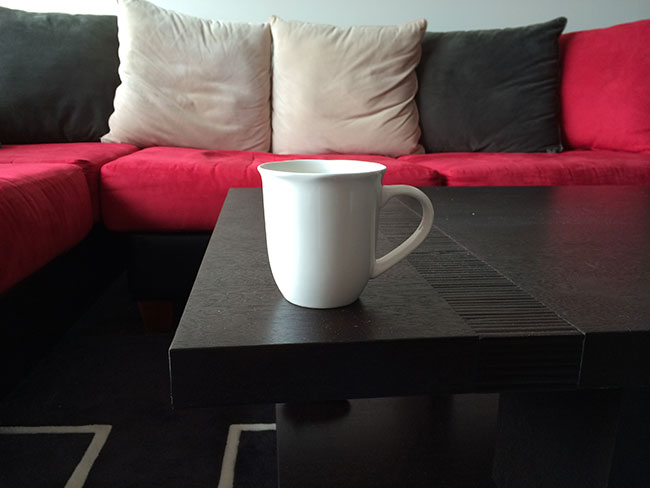
#> input picture 04-object-detection/01-template-matching/data/source_01.jpg, 650 x 488 px
$ python 01-otsu-thresholding.py --input ../../04-object-detection/01-template-matching/data/source_01.jpg
#> lines starting #> are read from the running program, lines starting #| are printed output that depends on the picture; after the words box and inside, x2 and y2 are one past the last pixel; in counts of white or black regions, pixels touching at a corner belong together
## Set up session:
import argparse

import numpy as np
import cv2

if __name__ == '__main__':
    # Parse command-line arguments:
    parser = argparse.ArgumentParser()
    parser.add_argument(
        "-i", "--input",
        type=str,
        required=True,
        help="Path to input image."
    )
    args = vars(parser.parse_args())

    # Read and format:
    image_original = cv2.imread(args["input"])
#> image_original is the input picture: shape (488, 650, 3); mean B, G, R 64.3, 63.3, 82.3
    image_grayscale = cv2.cvtColor(image_original, cv2.COLOR_BGR2GRAY)
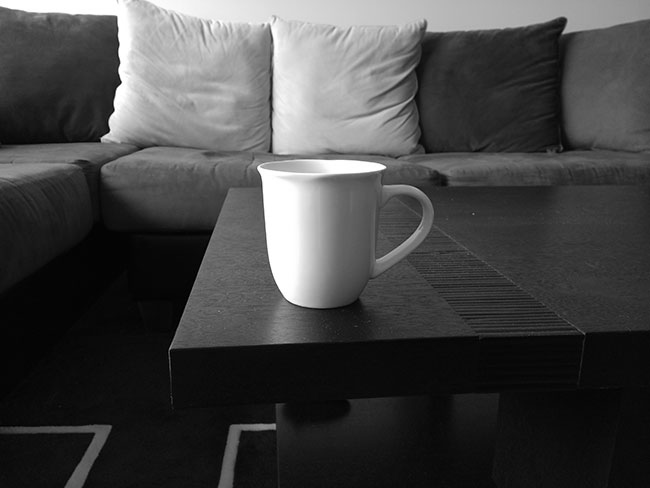
#> image_grayscale: shape (488, 650); min 0, max 255, mean 69.1
    image_smoothed = cv2.GaussianBlur(image_grayscale, (5, 5), sigmaX=0, sigmaY=0)
    # Display original image:
    cv2.imshow("Input", image_original)
    cv2.waitKey(0)

    # Otsu's method--ptimal thresholding for bi-moddal intensity histogram:
    (T, image_binary) = cv2.threshold(
        image_smoothed,
        0,
        255,
        cv2.THRESH_BINARY_INV | cv2.THRESH_OTSU
    )
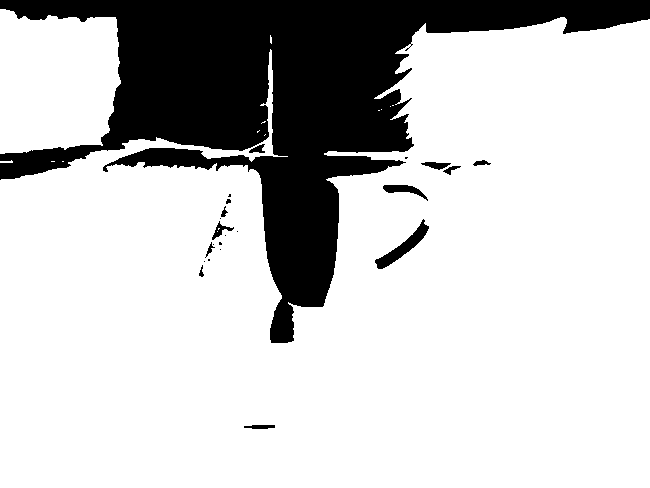
#> image_binary: shape (488, 650); 78.3% white; 23 black regions (11 under 20 px), largest, box (x1, y1, x2, y2) and area: (0, 0, 650, 343) 67253, (375, 219, 429, 269) 680, (383, 185, 428, 201) 280
#> T = 108
    kernel_close = cv2.getStructuringElement(
        cv2.MORPH_RECT,
        (7, 7)
    )
    image_closed = cv2.morphologyEx(
        image_binary,
        cv2.MORPH_CLOSE,
        kernel_close
    )
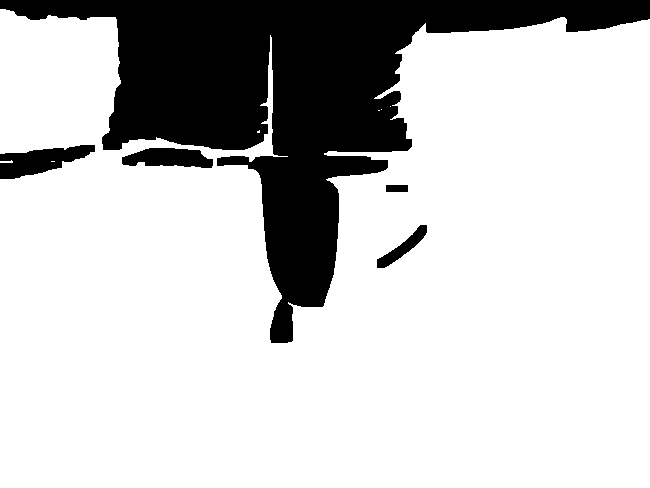
#> image_closed: shape (488, 650); 78.8% white; 5 black regions, box (x1, y1, x2, y2) and area: (0, 0, 650, 343) 63323, (0, 145, 95, 179) 1811, (122, 148, 213, 168) 1338, (377, 225, 427, 268) 641, (386, 185, 408, 192) 154

    cv2.imshow("Mask: Otsu @ {}".format(T), image_closed)
    cv2.waitKey(0)

    image_segmented = cv2.bitwise_and(
        image_original, image_original, mask = image_closed
    )
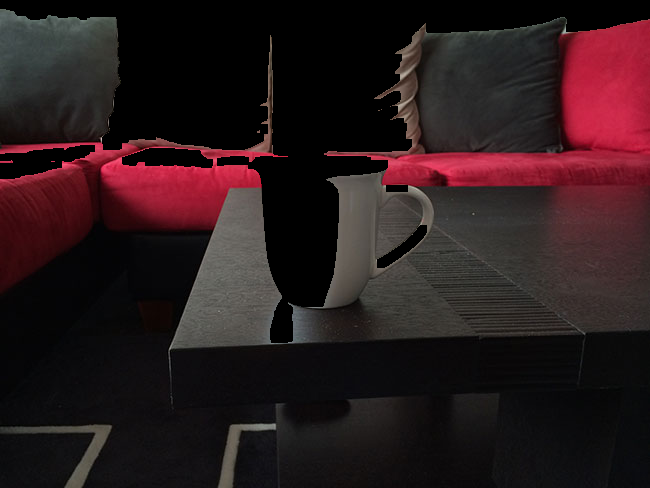
#> image_segmented: shape (488, 650, 3); mean B, G, R 27.8, 25.6, 42.1

    cv2.imshow("Segmented", image_segmented)
    cv2.waitKey(0)

$ run again, on 04-object-detection/01-template-matching/data/source_03.jpg
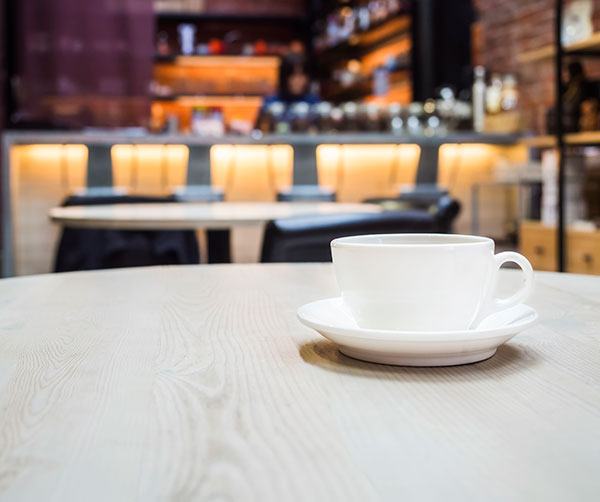
#> input picture 04-object-detection/01-template-matching/data/source_03.jpg, 600 x 502 px
#> image_original is the input picture: shape (502, 600, 3); mean B, G, R 146, 153.4, 166.8
#> `(T, image_binary) = cv2.threshold( image_smoothed, 0, 255, cv2.THRESH_..`:
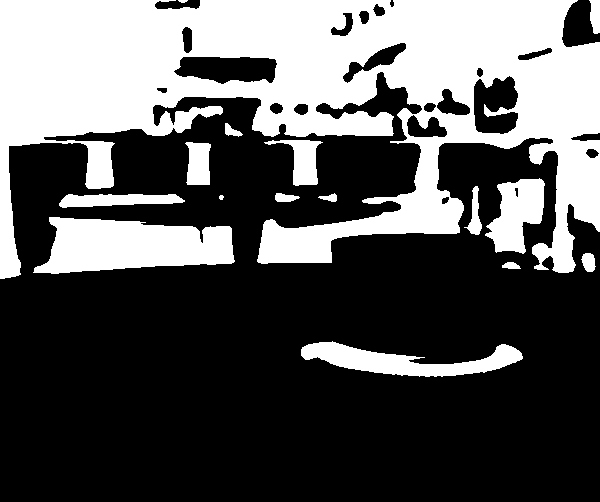
#> image_binary: shape (502, 600); 34.7% white; 16 white regions, largest, box (x1, y1, x2, y2) and area: (0, 0, 600, 279) 84924, (33, 217, 235, 274) 8258, (301, 341, 523, 377) 3760
#> T = 134
#> image_closed: shape (502, 600); 35.6% white; 10 white regions, largest, box (x1, y1, x2, y2) and area: (0, 0, 600, 279) 93479, (33, 217, 235, 274) 8310, (301, 341, 523, 377) 3848
#> `image_segmented = cv2.bitwise_and( image_original, image_original, mas..`:
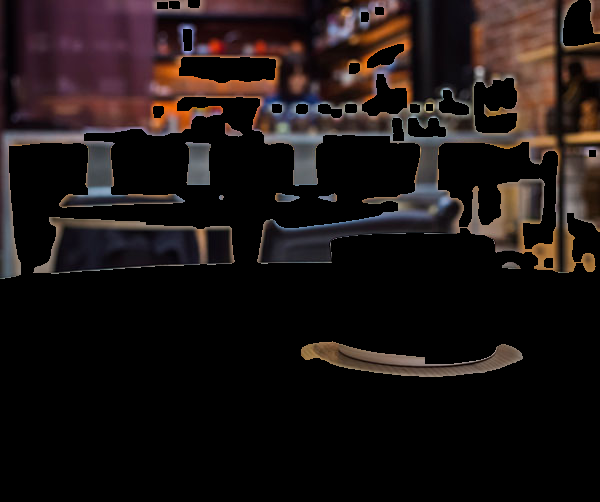
#> image_segmented: shape (502, 600, 3); mean B, G, R 20, 20.8, 28.5

$ run again, on 04-object-detection/01-template-matching/data/template.jpg
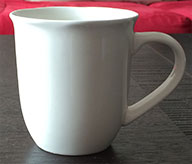
#> input picture 04-object-detection/01-template-matching/data/template.jpg, 192 x 164 px
#> image_original is the input picture: shape (164, 192, 3); mean B, G, R 118.6, 119.9, 133.8
#> `(T, image_binary) = cv2.threshold( image_smoothed, 0, 255, cv2.THRESH_..`:
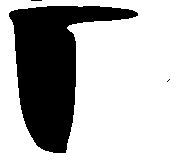
#> image_binary: shape (164, 192); 72.8% white; 3 black regions (2 under 20 px), largest, box (x1, y1, x2, y2) and area: (9, 6, 138, 153) 8566
#> T = 155
#> image_closed: shape (164, 192); 72.9% white; 1 black region, box (x1, y1, x2, y2) and area: (10, 6, 133, 153) 8538
#> `image_segmented = cv2.bitwise_and( image_original, image_original, mas..`:
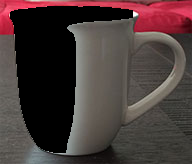
#> image_segmented: shape (164, 192, 3); mean B, G, R 57.1, 58.2, 73.6
